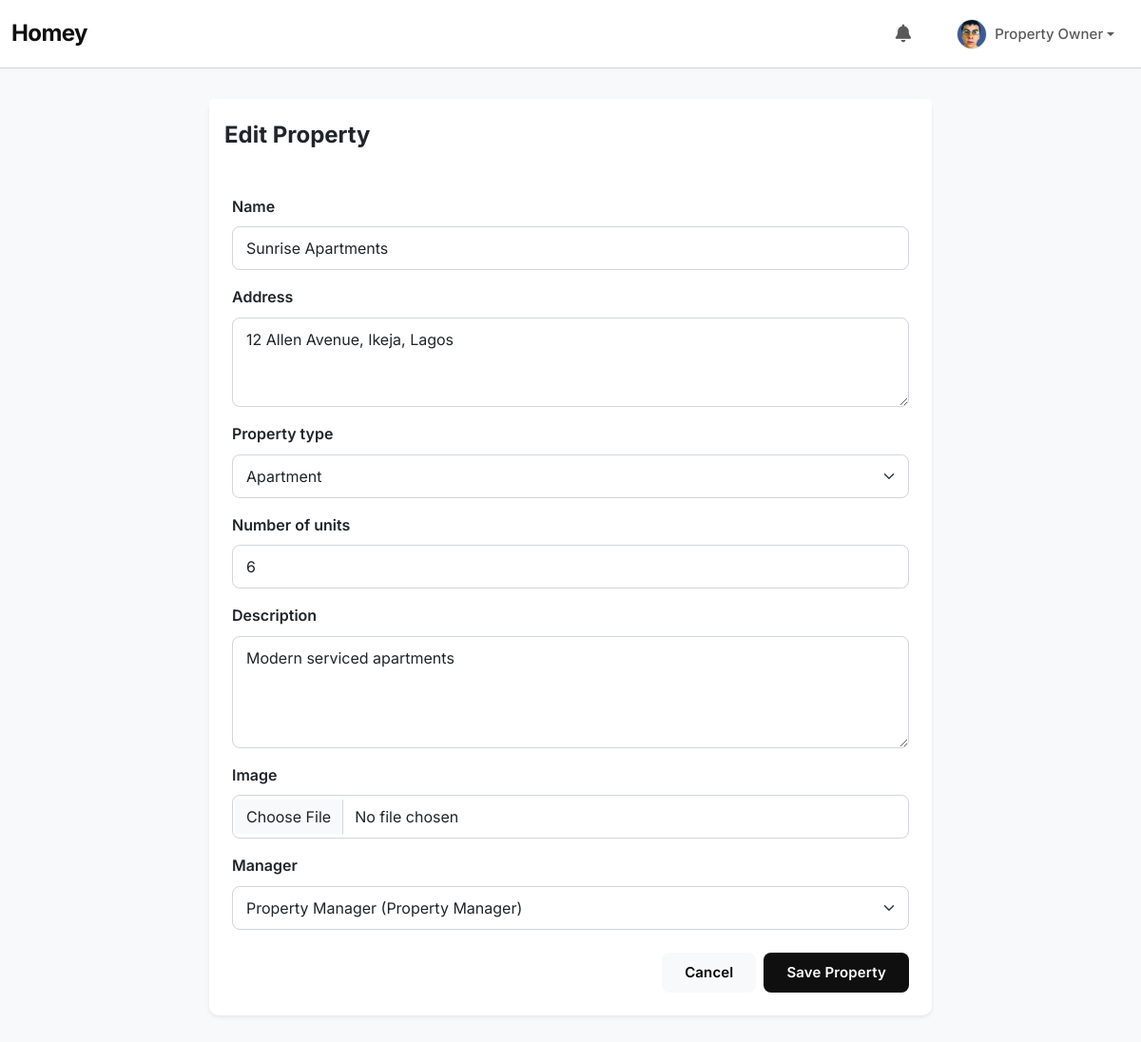
Page /properties/1/update/ (signed in) on the committed database.
### accounts/models.py (models this page shows, shortened)
class User(AbstractUser):
    ROLE_CHOICES = (
        ('admin', 'Admin'),
        ('owner', 'Property Owner'),
        ('manager', 'Property Manager'),
        ('tenant', 'Tenant'),
    )
    email = models.EmailField(unique=True)
    first_name = models.CharField(max_length=150)
    last_name = models.CharField(max_length=150)
    role = models.CharField(max_length=20, choices=ROLE_CHOICES, default='tenant')
    phone_number = models.CharField(max_length=15, blank=True, null=True)
    profile_picture = models.ImageField(upload_to='profile_pics/', blank=True, null=True)
    USERNAME_FIELD = "email"
    objects = UserManager()
    REQUIRED_FIELDS = ["first_name", "last_name", "role"]
    class Meta:
        ordering = ["email"]
        verbose_name = "User"
        verbose_name_plural = "Users"
    def __str__(self):
        return f"{self.first_name} {self.last_name} ({self.get_role_display()})"
    @property
    def get_full_name(self):
        return f"{self.first_name} {self.last_name}"

### properties/models.py (models this page shows, shortened)
class Property(models.Model):
    PROPERTY_TYPES = (
        ('apartment', 'Apartment'),
        ('duplex', 'Duplex'),
        ('commercial', 'Commercial'),
        ('house', 'House'),
    )
    STATUS_CHOICES = (
        ('available', 'Available'),
        ('occupied', 'Occupied'),
        ('maintenance', 'Under Maintenance'),
    )
    name = models.CharField(max_length=255)
    address = models.TextField()
    property_type = models.CharField(max_length=20, choices=PROPERTY_TYPES)
    number_of_units = models.PositiveIntegerField(default=1)
    status = models.CharField(max_length=20, choices=STATUS_CHOICES, default='available')
    owner = models.ForeignKey(User, on_delete=models.CASCADE, related_name='owned_properties', limit_choices_to={'role': 'owner'})
    manager = models.ForeignKey(User, on_delete=models.SET_NULL, null=True, blank=True, related_name='managed_properties', limit_choices_to={'role': 'manager'})
    description = models.TextField(blank=True)
    image = models.ImageField(upload_to='property_images/', blank=True, null=True)
    created_at = models.DateTimeField(auto_now_add=True)
    updated_at = models.DateTimeField(auto_now=True)
    class Meta:
        verbose_name_plural = "Properties"

### properties/views.py (the view)
# urls.py: path('<int:pk>/update/', views.property_update, name='property_update'),
@login_required
@role_required(['owner'])
def property_update(request, pk):
    property_obj = get_object_or_404(Property, pk=pk, owner=request.user)
    if request.method == 'POST':
        form = PropertyForm(request.POST, request.FILES, instance=property_obj)
        if form.is_valid():
            form.save()
            return redirect('property_detail', pk=pk)
    else:
        form = PropertyForm(instance=property_obj)
    return render(request, 'properties/property_form.html', {'form': form, 'title': 'Edit Property'})

### properties/forms.py
class PropertyForm(forms.ModelForm):
    class Meta:
        model = Property
        fields = ['name', 'address', 'property_type', 'number_of_units', 'description', 'image', 'manager']
        widgets = {
            'name': forms.TextInput(attrs={'class': 'form-control', 'placeholder': 'Property Name'}),
            'address': forms.Textarea(attrs={'class': 'form-control', 'rows': 3, 'placeholder': 'Full Address'}),
            'property_type': forms.Select(attrs={'class': 'form-select'}),
            'number_of_units': forms.NumberInput(attrs={'class': 'form-control'}),
            'description': forms.Textarea(attrs={'class': 'form-control', 'rows': 4}),
            'image': forms.FileInput(attrs={'class': 'form-control'}),
            'manager': forms.Select(attrs={'class': 'form-select'}),
        }

### notifications/context_processors.py (called while the page is built)
def notifications(request):
    if request.user.is_authenticated:
        cache_key = f"notifications:summary:{request.user.id}"
        data = cache.get(cache_key)
        if data is None:
            unread_count = Notification.objects.filter(user=request.user, is_read=False).count()
            recent_notifications = list(
                Notification.objects.filter(user=request.user).order_by("-created_at")[:5]
            )
            data = {
                "unread_notifications_count": unread_count,
                "recent_notifications": recent_notifications,
            }
            cache.set(cache_key, data, 60)
        return {
            "unread_notifications_count": data["unread_notifications_count"],
            "recent_notifications": data["recent_notifications"],
        }
    return {}

### templates/properties/property_form.html (shortened to what this page needs)
{% extends 'base.html' %}
{% block content %}
<div class="row justify-content-center">
    <div class="col-md-8">
        <div class="card border-0 shadow-sm">
            <div class="card-header bg-white border-0 pt-4 pb-3">
                <h4 class="fw-bold">{{ title }}</h4>
            </div>
            <div class="card-body p-4">
                <form method="post" enctype="multipart/form-data">
                    {% for field in form %}
                        <div class="mb-3">
                            <label for="{{ field.id_for_label }}" class="form-label fw-semibold">{{ field.label }}</label>
                            {{ field }}
                        </div>
                    {% endfor %}
                    <div class="d-flex justify-content-end gap-2 mt-4">
                        <a href="{% url 'dashboard' %}" class="btn btn-light">Cancel</a>
                        <button type="submit" class="btn btn-primary">Save Property</button>
                    </div>
                </form>
            </div>
        </div>
    </div>
</div>
{% endblock %}

### templates/base.html (shortened to what this page needs)
<!DOCTYPE html>
<html lang="en">
<head>
    <link href="https://cdn.jsdelivr.net/npm/bootstrap@5.3.0/dist/css/bootstrap.min.css" rel="stylesheet">
        <link rel="stylesheet" href="https://cdnjs.cloudflare.com/ajax/libs/font-awesome/6.5.0/css/all.min.css">
</head>
<body>
    <nav class="navbar navbar-expand-md fixed-top">
        <div class="container-fluid">
            <a class="navbar-brand" href="{% url 'dashboard' %}">Homey</a>
            <div class="collapse navbar-collapse" id="navbarCollapse">
                <ul class="navbar-nav ms-auto mb-2 mb-md-0 align-items-md-center">
                    {% if user.is_authenticated %}
                        <li class="nav-item dropdown me-3">
                            <a class="nav-link dropdown-toggle hide-arrow position-relative" href="#" id="navbarDropdownNotifications" role="button" data-bs-toggle="dropdown" aria-expanded="false">
                            </a>
                        </li>
                        <li class="nav-item dropdown">
                            <a class="nav-link dropdown-toggle d-flex align-items-center" href="#" id="navbarDropdownProfile" role="button" data-bs-toggle="dropdown" aria-expanded="false">
                                {% if user.profile_picture %}
                                    <img src="{{ user.profile_picture.url }}" alt="{{ user.get_full_name }}" class="rounded-circle me-2 border" width="32" height="32" style="object-fit: cover;">
                                {% else %}
                                    <div class="rounded-circle bg-secondary text-white d-flex justify-content-center align-items-center me-2" style="width: 32px; height: 32px; font-size: 0.875rem;">
                                        {{ user.get_full_name|first|upper }}
                                    </div>
                                {% endif %}
                                <span class="d-none d-md-inline fw-medium">{{ user.get_full_name }}</span>
                            </a>
                        </li>
                    {% endif %}
                </ul>
            </div>
        </div>
    </nav>
    <main id="main-content" class="main-content">
        {% block content %}{% endblock %}
    </main>
</body>
</html>

### templates/base.html (style rules this page uses)
* { margin: 0; padding: 0; box-sizing: border-box; }
:root { --text-primary: #0f0f0f; --text-secondary: #333333; --text-muted: #6b7280; --bg-primary: #ffffff; --bg-secondary: #f8f9fa; --border: #d1d5db; --hover-bg: #e5e7eb; --active-bg: #cbd5e1; --spacing-xs: 0.5rem; --spacing-sm: 1rem; --spacing-md: 1.5rem; --spacing-lg: 2rem; --font-family: 'Inter', system-ui, -apple-system, sans-serif; --font-size-base: 16px; --line-height-base: 1.6; --transition: 180ms ease; }
body { font-family: var(--font-family); font-size: var(--font-size-base); line-height: var(--line-height-base); color: var(--text-primary); background-color: var(--bg-secondary); padding-top: 72px; -webkit-font-smoothing: antialiased; }
.navbar { background-color: var(--bg-primary) !important; border-bottom: 1px solid var(--border); box-shadow: 0 1px 3px rgba(0,0,0,0.04); height: 72px; padding: var(--spacing-sm) 0; }
.navbar-brand { font-weight: 700; font-size: 1.5rem; color: var(--text-primary) !important; letter-spacing: -0.025em; }
.nav-link { font-weight: 500; font-size: 0.9375rem; padding: 0.5rem 1rem !important; border-radius: 6px; transition: var(--transition); }
.btn { font-weight: 600; padding: 0.625rem 1.5rem; border-radius: 8px; font-size: 0.9375rem; transition: var(--transition); border: none; letter-spacing: 0.01em; }
.btn-primary { background-color: var(--text-primary); color: white; }
.card { border: 1px solid var(--border); border-radius: 10px; background: white; box-shadow: 0 1px 3px rgba(0,0,0,0.05); }
.form-control, .form-select { border: 1px solid var(--border); border-radius: 8px; padding: 0.625rem 0.875rem; }
.main-content { max-width: 1400px; margin: 0 auto; padding: var(--spacing-lg) var(--spacing-md); }
.dropdown-toggle.hide-arrow::after { display: none; }

### rows in the picture
User: profile_picture (picture), get_full_name "Property Owner"
Property: form "Sunrise Apartments" "12 Allen Avenue, Ikeja, Lagos" "Apartment" "6" "Modern serviced apartments" "Property Manager (Property Manager)"

### other values in the picture
{{ title }} "Edit Property"
{{ field.label }} "Name" "Address" "Property type" "Number of units" "Description" "Image" "Manager"
